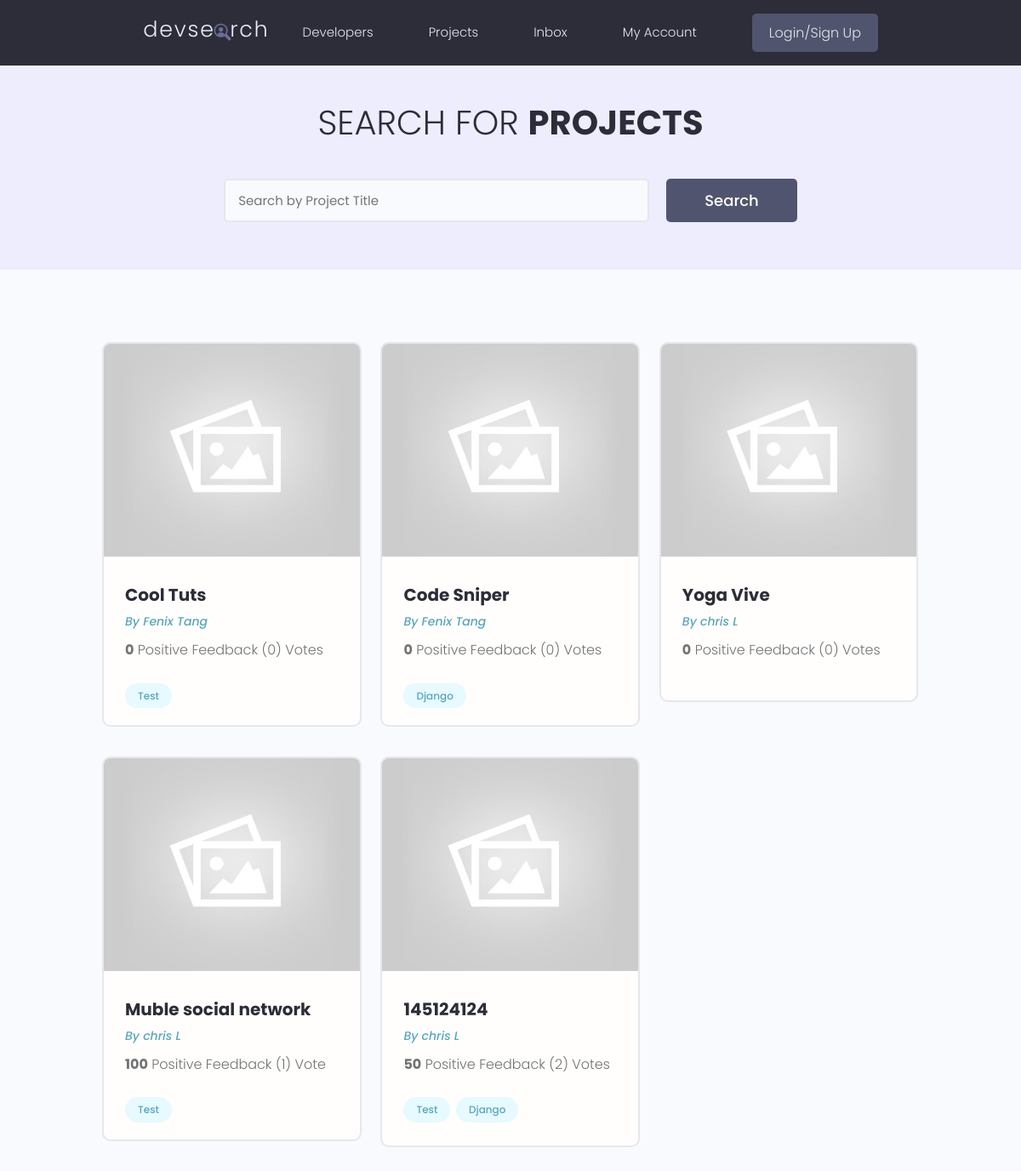
/projects/, run on the app's committed database.
### projects/models.py (models this page shows, shortened)
class Project(models.Model):
    owner = models.ForeignKey(Profile, null=True, blank=True, on_delete=models.SET_NULL)
    title = models.CharField(max_length=200)
    description = models.TextField(null=True, blank=True)
    featured_image = models.ImageField(null=True, blank=True, default="default.jpg")
    demo_link = models.CharField(max_length=2000, null=True, blank=True)
    source_link = models.CharField(max_length=2000, null=True, blank=True)
    tags = models.ManyToManyField('Tag', blank=True)
    vote_total = models.IntegerField(default=0, null=True, blank=True)
    vote_ratio = models.IntegerField(default=0, null=True, blank=True)
    created = models.DateTimeField(auto_now_add=True)
    id = models.UUIDField(default=uuid.uuid4, unique=True, primary_key=True, editable=False)

class Tag(models.Model):
    name = models.CharField(max_length=200)
    created = models.DateTimeField(auto_now_add=True)
    id = models.UUIDField(default=uuid.uuid4, unique=True, primary_key=True, editable=False)
    def __str__(self):
        return self.name

### users/models.py (models this page shows, shortened)
class Profile(models.Model):
    user = models.OneToOneField(User, on_delete=models.CASCADE, null=True, blank=True)
    name = models.CharField(max_length=200, blank=True, null=True)
    email = models.CharField(max_length=500, blank=True, null=True)
    username = models.CharField(max_length=200, blank=True, null=True)
    location = models.CharField(max_length=200, blank=True, null=True)
    short_intro = models.CharField(max_length=200, blank=True, null=True)
    bio = models.TextField(blank=True, null=True)
    profile_image = models.ImageField(null=True, blank=True,upload_to='profiles/', default="profiles/user-default.png")
    social_github = models.CharField(max_length=200, blank=True, null=True)
    social_twitter = models.CharField(max_length=200, blank=True, null=True)
    social_linkedin = models.CharField(max_length=200, blank=True, null=True)
    social_youtube = models.CharField(max_length=200, blank=True, null=True)
    created = models.DateTimeField(auto_now_add=True)
    id = models.UUIDField(default=uuid.uuid4, unique=True, primary_key=True, editable=False)

### projects/views.py (the view)
# urls.py: path('projects/', include('projects.urls')),
def projects(request):
    projects = Project.objects.all()
    context = {'projects': projects}
    return render(request, 'projects/projects.html', context)

### projects/templates/projects/projects.html (shortened to what this page needs)
{% extends 'main.html' %}
{% block content %}
  <main class="projects">
    <section class="hero-section text-center">
      <div class="container container--narrow">
        <div class="hero-section__box">
          <h2>Search for <span>Projects</span></h2>
        </div>
        <div class="hero-section__search">
          <form class="form" action="#" method="get">
            <div class="form__field">
              <input class="input input--text" id="formInput#search" type="text" name="text"
                placeholder="Search by Project Title" />
            </div>
            <input class="btn btn--sub btn--lg" type="submit" value="Search" />
          </form>
        </div>
      </div>
    </section>
    <section class="projectsList">
      <div class="container">
        <div class="grid grid--three">
          {% for project in projects %}
          <div class="column">
            <div class="card project">
              <a href="{% url 'project' project.id %}" class="project">
                <img class="project__thumbnail" src="{{project.featured_image.url}}" alt="project thumbnail" />
                <div class="card__body">
                  <h3 class="project__title">{{project.title}}</h3>
                  <p><a class="project__author" href="{% url 'user-profile' project.owner.id %}">By {{project.owner.name}}</a></p>
                  <p class="project--rating">
                    <span style="font-weight: bold;">{{project.vote_ratio}}</span> Positive
                    Feedback ({{project.vote_total}}) Vote{{project.vote_total|pluralize:"s"}}
                  </p>
                  <div class="project__tags">
                    {% for tag in project.tags.all %}
                    <span class="tag tag--pill tag--main">
                        <small>{{tag}}</small>
                    </span>
                    {% endfor %}
                  </div>
                </div>
              </a>
            </div>
          </div>
          {% endfor %}
        </div>
      </div>
    </section>
  </main>
  {% endblock content %}

### static/styles/app.css (style rules this page uses)
:root { --color-sub: #2d2d39; }
.btn--sub { background-color: var(--color-sub-light); }
.card { border: 2px solid var(--color-light); }
img { width: 100%; }
.hero-section { height: 40vh; display: flex; align-items: center; background-color: var(--color-sub); }
.hero-section__box { margin-bottom: 4rem; }
.hero-section__box > h2, .hero-section__box > h2 > span { font-size: 4rem; color: var(--color-light); line-height: 1.3; text-transform: uppercase; }
.hero-section__box > h2 { font-weight: 300; }
.hero-section__box > h2 > span { font-weight: 700; }
.hero-section__search > .form { display: flex; align-items: center; justify-content: center; gap: 2rem; }
.hero-section__search > .form input.input--text { width: 50rem; }
.project__author { font-size: 1.4rem; font-style: italic; }
.project--rating { margin-bottom: 1.6em; margin-top: .5em; }
.projects > .hero-section { background: var(--color-sub-lighter); height: 30vh; }
.projects .hero-section__box { margin-bottom: 2.5rem; }
.projects .hero-section__box > h2 { color: var(--color-sub); }
.projects .hero-section__box > h2 > span { font-weight: 700; color: var(--color-sub); }
.projectsList { margin-top: 8rem; }
.project__thumbnail { height: 25rem; object-fit: cover; object-position: top center; }
.project__title { font-size: 2rem; font-weight: 700; color: var(--color-sub); }

### static/uikit/styles/modules/_variables.css (style rules this page uses)
:root { --color-main: #5aa5b9; --color-main-light: #e6faff; --color-sub: #3f4156; --color-sub-light: #51546e; --color-sub-lighter: #ededfd; --color-text: #737373; --color-gray: #8b8b8b; --color-light: #e5e7eb; --color-light-gray: #767676; --color-bg: #f8fafd; --color-white: #fffefd; --color-white-light: #f3f3f3; --color-success: #359e64; --color-success-bg: #def8e8; --color-error: #fc4b0b; --color-error-bg: #fff2ee; --font-base: 'Poppins', arial, helvetica, 'Segoe UI', roboto, ubuntu, sans-serif; --font-monospace: 'Fira Code', 'Courier New', courier, monospace; --font-regular: 300; --font-medium: 500; --font-bold: 700; --generic-shadow: 1px 1px 5px #00000010; --generic-transition: all 0.3s ease-in-out; }

### static/uikit/styles/modules/_base.css (style rules this page uses)
* { margin: 0; padding: 0; box-sizing: border-box; text-rendering: optimizeLegibility; color: inherit; font-size: inherit; }
html { font-size: 50%; }
@media only screen and (min-width: 480px) { html { font-size: 56.25%; } }
@media only screen and (min-width: 1200px) { html { font-size: 62.5%; } }
body { line-height: 1.6; font-weight: 400; font-size: 1.5rem; color: var(--color-text); background-color: var(--color-bg); min-height: 100vh; }

### static/uikit/styles/modules/_typography.css (style rules this page uses)
* { font-family: var(--font-base); }
h2 { font-size: 3.6rem; font-weight: var(--font-bold); }
h3 { font-size: 3.2rem; font-weight: var(--font-medium); }
p, span, strong { font-size: 1.6rem; color: var(--color-text); font-weight: var(--font-regular); }
a { padding-bottom: 2px; text-decoration: none; display: inline-block; color: var(--color-main); font-weight: var(--font-medium); }

### static/uikit/styles/modules/_utilities.css (style rules this page uses)
.container { width: 92%; max-width: 165rem; margin: 0 auto; box-sizing: border-box; }
.container--narrow { width: 92%; max-width: 120rem; }
@media screen and (min-width: 1000px) { .container { width: 90%; } }
@media screen and (min-width: 1000px) { .container--narrow { width: 85%; } }
@media screen and (min-width: 1200px) { .container { width: 80%; } }
@media screen and (min-width: 1200px) { .container--narrow { width: 72%; } }
.text-center { text-align: center; }

### static/uikit/styles/modules/_button.css (style rules this page uses)
.btn { display: inline-block; position: relative; cursor: pointer; background-color: var(--color-light); font-weight: var(--font-medium); color: var(--color-sub); text-decoration: none; padding: 1rem 2rem; border-radius: 0.5rem; border: none; width: -webkit-fit-content; width: -moz-fit-content; width: fit-content; height: -webkit-fit-content; height: -moz-fit-content; height: fit-content; font-size: 1.6rem; outline-width: 0; outline-color: transparent; -webkit-backface-visibility: hidden; backface-visibility: hidden; transition: all 0.3s ease-in-out; }
.btn--sub { background-color: var(--color-sub); color: var(--color-white); }
.btn--lg { font-size: 1.8rem; padding: 1.2rem 4.5rem; }

### static/uikit/styles/modules/_card.css (style rules this page uses)
.card { border-radius: 1rem; background-color: var(--color-white); border: 1.5px solid var(--color-light); width: auto; height: auto; margin-top: 0.5rem; margin-bottom: 0.5rem; overflow: hidden; }
.card__body, .card__header { padding: 2rem 2.5rem; }

### data on the page
Project: featured_image (placeholder picture), title "Cool Tuts", owner.name "Fenix Tang", vote_ratio "0", vote_total "0"
Tag: name "Test"
Project: featured_image (placeholder picture), title "Code Sniper", owner.name "Fenix Tang", vote_ratio "0", vote_total "0"
Tag: name "Django"
Project: featured_image (placeholder picture), title "Yoga Vive", owner.name "chris L", vote_ratio "0", vote_total "0"
Project: featured_image (placeholder picture), title "Muble social network", owner.name "chris L", vote_ratio "100", vote_total "1"
Project: featured_image (placeholder picture), title "145124124", owner.name "chris L", vote_ratio "50", vote_total "2"
